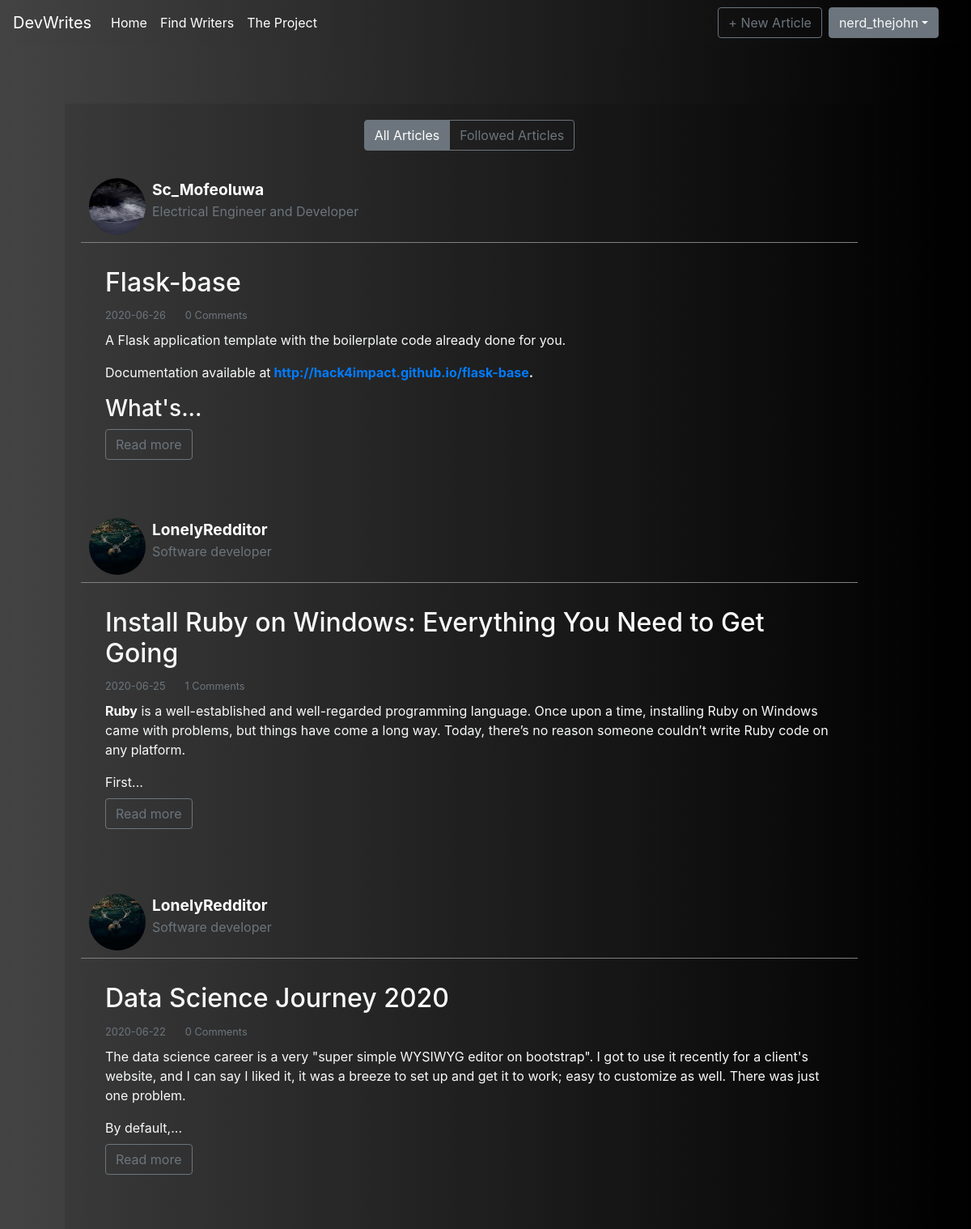
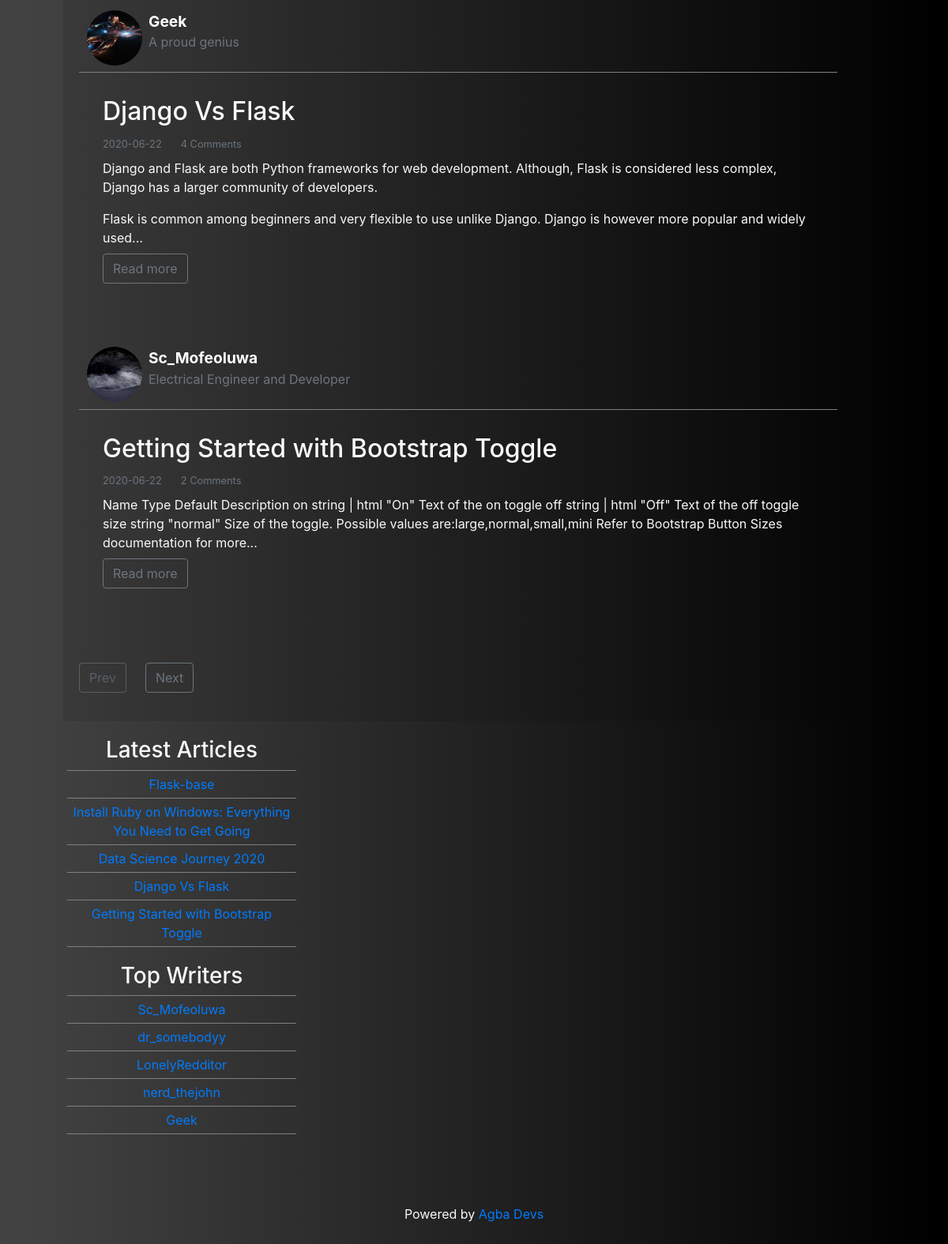
Screenshot of /home (signed in) with the database file from the repository (2 pictures, top to bottom).
### Social_Blog/models.py (models this page shows, shortened)
class User(db.Model, UserMixin):
    id = db.Column(db.Integer,primary_key=True)
    username = db.Column(db.String(20),unique=True,nullable=False)
    email = db.Column(db.String(40),unique=True,nullable=False)
    image_file = db.Column(db.String(20),nullable=False, default='default.jpg')
    bio = db.Column(db.String(120), nullable=False, default='Developer and Technical Writer')
    password = db.Column(db.String(60),nullable=False)
    posts = db.relationship('Post', backref='author', lazy=True)
    followed = db.relationship('Follow',foreign_keys=[Follow.follower_id],
                                backref=db.backref('follower',lazy='joined'),
                                lazy='dynamic',cascade='all, delete-orphan')
    followers = db.relationship('Follow',foreign_keys=[Follow.followed_id],
                                backref=db.backref('followed',lazy='joined'),
                                lazy='dynamic',cascade='all, delete-orphan')
    comments = db.relationship('Comment',backref='author',lazy='dynamic')

class Post(db.Model):
    id = db.Column(db.Integer,primary_key=True)
    title = db.Column(db.String(100),nullable=False)
    date_posted = db.Column(db.DateTime, nullable=False, default=datetime.utcnow)
    content = db.Column(db.Text,nullable=False)
    slug = db.Column(db.String,unique=True,nullable=False)
    user_id = db.Column(db.Integer, db.ForeignKey('user.id'), nullable=False)
    comments = db.relationship('Comment',backref='post',lazy='dynamic')

### Social_Blog/routes.py (the view)
@app.route('/home')
@login_required
def home():
    show_followed = ''
    show_followed = request.cookies.get('show_followed')
    if show_followed=='1':
        query_ = Post.query.filter_by(author=current_user)
        query= current_user.followed_posts
        active = 'followed'
    else:
        query = Post.query
        active = 'all'
    page = request.args.get('page',1,type=int)
    posts_ = Post.query.order_by(Post.date_posted.desc()).all()
    posts = query.order_by(Post.date_posted.desc()).paginate(page=page, per_page=5)
    if len(posts_)>=5:
        top_articles = posts_[0:5]
    else:
        top_articles = posts_
    users = User.query.outerjoin(Post).group_by(User.id).order_by(func.count().desc()).all()
    if len(users)>=5:
        users = users[0:5]
    return render_template('home.html',posts=posts,users=users,top_articles=top_articles,active=active)

### Social_Blog/models.py (called while the page is built)
@login_manager.user_loader
def load_user(user_id):
     return User.query.get(int(user_id))

### Social_Blog/templates/home.html
{% extends 'layout.html' %}
{% block body %}
    <div class="position-relative overflow-hidden p-3 p-md-5 m-md-3 text-center bg">
    <div class="cover-container d-flex w-100 h-100 p-3 mx-auto flex-column">
        <div class='wrap my-5'>
            <div class='page text-light'>
                {% if active=='followed' %}
                <div class='btn-group mb-4'>
                    <a href='{{url_for("show_all")}}' class='btn btn-outline-secondary  '>All Articles</a>
                    <a href='{{url_for("show_followed")}}'class='btn btn-outline-secondary active  '>Followed Articles</a>
                </div>
                {% else %}
                    <div class='btn-group mb-4' >
                        <a href='{{url_for("show_all")}}' class='btn btn-outline-secondary active '>All Articles</a>
                        <a href='{{url_for("show_followed")}}'class='btn btn-outline-secondary  '>Followed Articles</a>
                    </div>
                {% endif %}
                {% if posts.items|length == 0 %}
                <div class='container'>
                    <i class='text-muted'>No articles yet</i>
                </div>
                {% else %}
                {% for post in posts.items %}
                    <div class='upper'>
                        <header class='subject'>
                            <img class='img mr-2' src="{{url_for('static',filename='images/'+ post.author.image_file)}}">
                                <div class='text-left'><a href='{{url_for("profile",user=post.author.username)}}' class='post-author' >{{post.author.username}}</a>
                                <p class='text-muted author-bio '>{{post.author.bio}}</p></div>
                        </header>
                    </div>
                    <div class='mb-6 bg-page text-light'>
                        <h2>{{ post.title }}</h2>
                        <small class='mb-2 text-muted'>{{ post.date_posted.strftime('%Y-%m-%d') }}</small><small class='ml-4 text-muted'>{{post.comments.count()}} Comments</small>
                        <div class='mt-2'>{{ post.content|safe|truncate(300)}} <br>
                             <a href='{{url_for("post",post_author=post.author.username,post_slug=post.slug)}}' class='btn btn-outline-secondary mt-2'>Read more</a>
                        </div>
                    </div>
                        <br>
                {% endfor %}
                {% endif %}
                <ul class='pagination mt-4'>
                    <li>
                        {% if posts.has_prev %}
                            <a class='btn btn-outline-secondary' href=' {{ url_for("home",page=posts.page-1)}} '>Prev</a>
                        {% else %}
                            <a class='btn btn-outline-secondary disabled' href=' {{ url_for("home",page=posts.page-1)}} '>Prev</a>
                        {% endif %}
                    </li>
                    <li >
                        {% if posts.has_next %}
                            <a class='btn btn-outline-secondary ml-4' href=' {{ url_for("home",page=posts.page+1)}} '>Next</a>
                        {% else %}
                            <a class='btn btn-outline-secondary disabled ml-4' href=' {{ url_for("home",page=posts.page+1)}} '>Next</a>
                        {% endif %}
                    </li>
                </ul>
            </div>
            <br>
            <div class='sidebar text-light' >
                <div class='section topics'>
                    <h3 class='section-title'>Latest Articles</h3>
                        <ul>
                            {% for article in top_articles %}
                                <li><a href='{{url_for("post",post_author=article.author.username,post_slug=article.slug)}}'>{{ article.title}}</a></li>
                            {% endfor %}
                        </ul>
                </div>
                <div class='section topics'>
                    <h3 class='section-title'>Top Writers</h3>
                        <ul>
                            {% for user in users %}
                                <li><a href='{{url_for("profile",user=user.username)}}'>{{user.username}}</a></li>
                            {% endfor %}
                        </ul>
                </div>
            </div>
        </div>
    </div>
{% endblock %}

### Social_Blog/templates/layout.html (shortened to what this page needs)
<!DOCTYPE html>
<html>
    <head>
        <link rel="stylesheet" href="{{url_for('static',filename='css/bootstrap.min.css')}}">
        <link rel="stylesheet" href="{{url_for('static',filename='css/main.css')}}">
    </head>
    <body class="bg">
      <nav class="navbar navbar-expand-sm navbar-dark bg fixed-top">
        <a class="navbar-brand" href="#">DevWrites</a>
        <div class="collapse navbar-collapse" id="navbarsExample03">
          <ul class="navbar-nav mr-auto">
            <li class="nav-item active menu-bar">
              <a class="nav-link" href="{{url_for('home')}}">Home <span class="sr-only">(current)</span></a>
            </li>
            <li class="nav-item active menu-bar">
              <a class="nav-link" href="{{url_for('find_writers')}}" >Find Writers</a>
            </li>
            <li class="nav-item active menu-bar">
              <a class="nav-link" href="{{url_for('project')}}" >The Project</a>
            </li>
          </ul>
          {% if current_user.posts|length==0 %}
            <a class="btn btn-outline-secondary mr-2" href="{{url_for('new_post')}}">+ Your First Article</a>
          {% else %}
            <a class="btn btn-outline-secondary mr-2" href="{{url_for('new_post')}}">+ New Article</a>
          {% endif %}
          <form class="form-inline my-2 my-md-0">
            <div class="dropdown">
              <button class="btn btn-secondary dropdown-toggle text-light mr-4" type='button' id="dropdownMenuButton" data-toggle="dropdown" aria-haspopup="true" aria-expanded="false">{{current_user.username}}</button>
            </div>
          </form>
        </div>
      </nav>
      {% block body %} {% endblock %}
      <footer class="mastfoot mt-auto">
        <div class="inner">
          <p class='text-light text-center'>Powered by <a href="https://www.github.com/Johnkayode/Flask-blog">Agba Devs</a>
        </div>
      </footer>
    </div>
    </body>
</html>

### Social_Blog/static/css/main.css (style rules this page uses)
.bg { background: #000000; background: -webkit-linear-gradient(to right, #434343, #000000); background: linear-gradient(to right, #434343, #000000); }
.wrap { display:flex; flex-wrap:wrap; justify-content: space-between; }
.img { height: 70px; width: 70px; float: left; border-radius: 50%; }
.page { padding: 20px; width: 100%; max-width: 1000px; height: 100%; border: 0px solid rgba(0,0,0,.3); box-sizing: border-box; background: rgba(0,0,0,.1); margin-bottom: 15px; }
.sidebar { padding: 5px; width: 300px; height: 100%; box-sizing: border-box; }
.section { margin-bottom: 20px; }
.section.topics ul { margin: 0px; padding: 0px; list-style: none; border-top: 1px solid grey; }
.section.topics ul li a { display: block; padding: 5px; border-bottom: 1px solid grey; transition: all 0.3s; }
.bg-page { border-radius: 5px; padding: 30px; text-align: left; }
.upper { border-bottom: 1px solid grey; margin: 0px; padding: 10px; }
.post-author { margin-top: 10px; font-weight: bolder; font-size: 1.2em; color: white; text-decoration: none; }
.author-bio { display: block; }

### rows the page displays
User: username "nerd_thejohn"
Post: image_file (picture), author.username "Sc_Mofeoluwa", author.bio "Electrical Engineer and Developer", title "Flask-base", date_posted "2020-06-26", comments.count "0", content "A Flask application template with the boilerplate code already done for you. Documentation available at http://hack4impact.github.io/flask-base . What's..."
Post: image_file (picture), author.username "LonelyRedditor", author.bio "Software developer", title "Install Ruby on Windows: Everything You Need to Get Going", date_posted "2020-06-25", comments.count "1", content "Ruby is a well-established and well-regarded programming language. Once upon a time, installing Ruby on Windows came with problems, but things have come a long way. Today, there’s no reason someone couldn’t write Ruby code on any platform. First..."
Post: image_file (picture), author.username "LonelyRedditor", author.bio "Software developer", title "Data Science Journey 2020", date_posted "2020-06-22", comments.count "0", content "The data science career is a very \"super simple WYSIWYG editor on bootstrap\". I got to use it recently for a client's website, and I can say I liked it, it was a breeze to set up and get it to work; easy to customize as well. There was just one problem. By default,..."
Post: image_file (picture), author.username "Geek", author.bio "A proud genius", title "Django Vs Flask", date_posted "2020-06-22", comments.count "4", content "Django and Flask are both Python frameworks for web development. Although, Flask is considered less complex, Django has a larger community of developers. Flask is common among beginners and very flexible to use unlike Django. Django is however more popular and widely used..."
Post: image_file (picture), author.username "Sc_Mofeoluwa", author.bio "Electrical Engineer and Developer", title "Getting Started with Bootstrap Toggle", date_posted "2020-06-22", comments.count "2", content "Name Type Default Description on string | html \"On\" Text of the on toggle off string | html \"Off\" Text of the off toggle size string \"normal\" Size of the toggle. Possible values are:large,normal,small,mini Refer to Bootstrap Button Sizes documentation for more..."
User: username "Sc_Mofeoluwa"
User: username "dr_somebodyy"
User: username "LonelyRedditor"
User: username "Geek"
